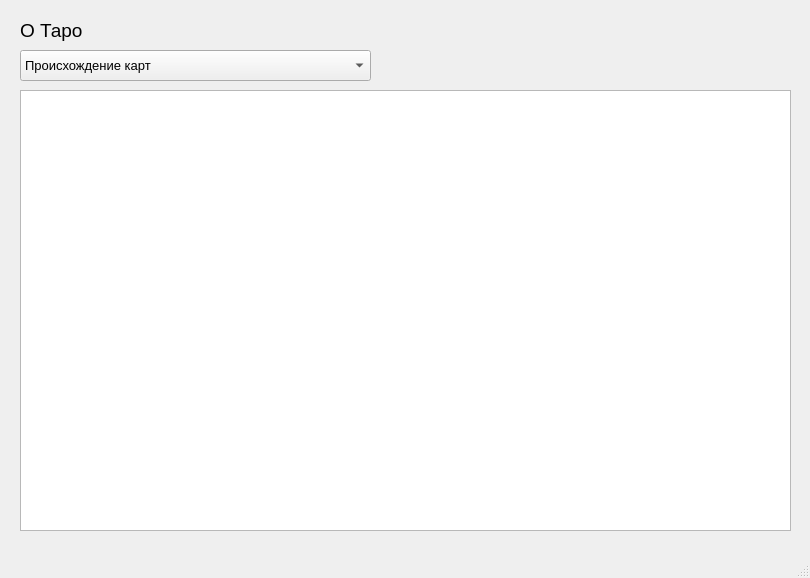
<?xml version="1.0" encoding="UTF-8"?>
<ui version="4.0">
 <class>MainWindow</class>
 <widget class="QMainWindow" name="MainWindow">
  <property name="geometry">
   <rect>
    <x>0</x>
    <y>0</y>
    <width>810</width>
    <height>578</height>
   </rect>
  </property>
  <property name="minimumSize">
   <size>
    <width>810</width>
    <height>0</height>
   </size>
  </property>
  <property name="maximumSize">
   <size>
    <width>810</width>
    <height>578</height>
   </size>
  </property>
  <property name="windowTitle">
   <string>MainWindow</string>
  </property>
  <widget class="QWidget" name="centralwidget">
   <widget class="QLabel" name="label">
    <property name="geometry">
     <rect>
      <x>20</x>
      <y>20</y>
      <width>101</width>
      <height>21</height>
     </rect>
    </property>
    <property name="font">
     <font>
      <pointsize>14</pointsize>
     </font>
    </property>
    <property name="text">
     <string>О Таро</string>
    </property>
   </widget>
   <widget class="QComboBox" name="choice">
    <property name="geometry">
     <rect>
      <x>20</x>
      <y>50</y>
      <width>351</width>
      <height>31</height>
     </rect>
    </property>
    <property name="font">
     <font>
      <pointsize>10</pointsize>
     </font>
    </property>
    <item>
     <property name="text">
      <string>Происхождение карт</string>
     </property>
    </item>
    <item>
     <property name="text">
      <string>Символический язык арканов</string>
     </property>
    </item>
    <item>
     <property name="text">
      <string>Стихии и масти</string>
     </property>
    </item>
    <item>
     <property name="text">
      <string>Расклады</string>
     </property>
    </item>
    <item>
     <property name="text">
      <string>Чтение расклада</string>
     </property>
    </item>
    <item>
     <property name="text">
      <string>Формулы для чтения карт</string>
     </property>
    </item>
    <item>
     <property name="text">
      <string>Обобщение расклада</string>
     </property>
    </item>
   </widget>
   <widget class="QTextEdit" name="text">
    <property name="geometry">
     <rect>
      <x>20</x>
      <y>90</y>
      <width>771</width>
      <height>441</height>
     </rect>
    </property>
    <property name="minimumSize">
     <size>
      <width>771</width>
      <height>441</height>
     </size>
    </property>
    <property name="maximumSize">
     <size>
      <width>771</width>
      <height>441</height>
     </size>
    </property>
    <property name="font">
     <font>
      <pointsize>10</pointsize>
     </font>
    </property>
    <property name="readOnly">
     <bool>true</bool>
    </property>
   </widget>
  </widget>
  <widget class="QMenuBar" name="menubar">
   <property name="geometry">
    <rect>
     <x>0</x>
     <y>0</y>
     <width>810</width>
     <height>21</height>
    </rect>
   </property>
  </widget>
  <widget class="QStatusBar" name="statusbar"/>
 </widget>
 <resources/>
 <connections/>
</ui>
